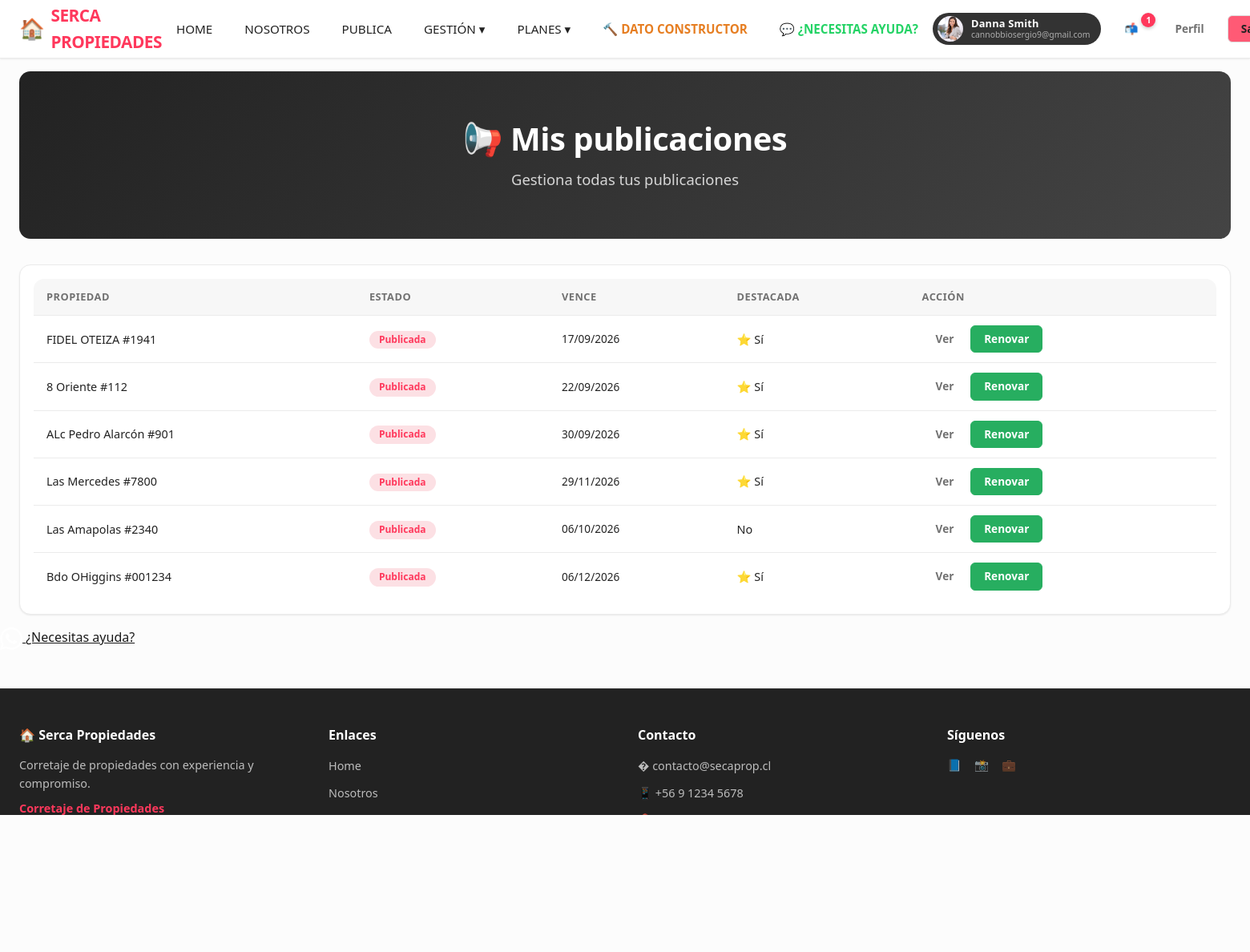
Page /gestion/publicaciones/ (signed in) on the committed database.
### a00seg/models.py (models this page shows, shortened)
class User(AbstractUser):
    ROL_CHOICES = [
        ("superadmin", "Superadmin"),
        ("gerente", "Gerente"),
        ("corredor", "Corredor"),
        ("base", "Usuario Base"),
    ]
    rol = models.CharField(max_length=20, choices=ROL_CHOICES, default="base", verbose_name="Rol")
    dni = models.CharField(max_length=20, unique=True, blank=True, null=True, verbose_name="RUT/DNI")
    cel_phone = models.CharField(max_length=20, blank=True, verbose_name="Teléfono celular")
    foto = models.ImageField(
        upload_to="usuarios/",
        blank=True,
        null=True,
        verbose_name="Foto",
    )
    domicilio = models.CharField(max_length=255, blank=True, verbose_name="Domicilio")
    curriculo = models.TextField(blank=True, verbose_name="Currículo")
    comuna = models.ForeignKey(
        Comuna, on_delete=models.SET_NULL, blank=True, null=True, verbose_name="Comuna"
    )
    valido_por = models.ForeignKey(
        "self",
        on_delete=models.SET_NULL,
        blank=True,
        null=True,
        verbose_name="Validado por",
        related_name="usuarios_validados",
    ) # Permite acceder a los usuarios validados por un usuario con user.usuarios_validados.all()
    email_confirmado = models.BooleanField(default=False, verbose_name="Email confirmado") # Permite filtrar usuarios con email confirmado usando User.objects.filter(email_confirmado=True)
    class Meta:
        verbose_name = "Usuario"
        verbose_name_plural = "Usuarios"

### a03Prop/models.py (models this page shows, shortened)
class PublicacionProp(models.Model):
    ESTADO_CHOICES = [
        ("no_iniciada", "No iniciada"),
        ("en_revision", "En revisión"),
        ("objetada", "Objetada"),
        ("publicada", "Publicada"),
        ("renovada", "Renovada"),
        ("archivada", "Archivada"),
    ]
    propiedad = models.ForeignKey(
        Propiedad, on_delete=models.CASCADE, related_name="publicaciones", verbose_name="Propiedad"
    )
    publicante = models.ForeignKey(
        "a00seg.User",
        on_delete=models.CASCADE,
        related_name="publicaciones",
        verbose_name="Publicante",
    )
    meses = models.PositiveIntegerField(default=1, verbose_name="Meses de publicación")
    es_destacada = models.BooleanField(default=False, verbose_name="¿Es destacada?")
    total_pago = models.DecimalField(
        max_digits=10, decimal_places=2, blank=True, null=True, verbose_name="Total pagado"
    )
    comprobante = models.ImageField(
        upload_to="comprobantes/",
        blank=True,
        null=True,
        verbose_name="Comprobante de pago",
    )
    inicia_at = models.DateTimeField(blank=True, null=True, verbose_name="Inicia el")
    expira_at = models.DateTimeField(blank=True, null=True, verbose_name="Expira el")
    estado = models.CharField(
        max_length=20, choices=ESTADO_CHOICES, default="no_iniciada", verbose_name="Estado"
    )
    renovacion_avisada = models.BooleanField(default=False, verbose_name="Renovación avisada")
    created_at = models.DateTimeField(auto_now_add=True, verbose_name="Fecha de creación")
    updated_at = models.DateTimeField(auto_now=True, verbose_name="Fecha de actualización")
    class Meta:
        verbose_name = "Publicación de propiedad"
        verbose_name_plural = "Publicaciones de propiedades"

class Propiedad(models.Model):
    TIPO_PROP_CHOICES = [
        ("casa", "Casa"),
        ("departamento", "Departamento"),
        ("local", "Local Comercial"),
        ("terreno", "Terreno"),
        ("oficina", "Oficina"),
        ("bodega", "Bodega"),
        ("parcela", "Parcela"),
        ("otro", "Otro"),
    ]
    TIPO_USO_CHOICES = [
        ("habitacional", "Habitacional"),
        ("comercial", "Comercial"),
        ("agro", "Agrícola"),
    ]
    TIPO_ACCION_CHOICES = [
        ("venta", "Venta"),
        ("arriendo", "Arriendo"),
        ("srt", "Short Rental Time (SRT)"),
    ]
    TIPO_MONEDA_CHOICES = [
        ("PCL", "CLP"),
        ("UF", "UF"),
        ("USD", "USD"),
    ]
    ESTADO_CHOICES = [
        ("borrador", "Borrador"),
        ("publicada", "Publicada"),
        ("archivada", "Archivada"),
    ]
    dueno = models.ForeignKey(
        "a00seg.User",
        on_delete=models.CASCADE,
        related_name="propiedades",
        verbose_name="Dueño",
    )
    calle = models.CharField(max_length=255, verbose_name="Calle / Dirección")
    numero_calle = models.CharField(max_length=20, verbose_name="Número")
    tipo_prop = models.CharField(
        max_length=20, choices=TIPO_PROP_CHOICES, verbose_name="Tipo de propiedad"
    )
    num_tipo_prop = models.CharField(
        max_length=50, blank=True, verbose_name="Número / Identificación (Dpto, Lote, etc.)"
    )
    poblacion_localidad = models.CharField(
        max_length=255, blank=True, verbose_name="Población / Localidad"
    )
    comuna = models.ForeignKey(
        "a00seg.Comuna",
        on_delete=models.SET_NULL,
        null=True,
        verbose_name="Comuna",
    )
    region = models.ForeignKey(
        "a00seg.Region",
        on_delete=models.SET_NULL,
        null=True,
        verbose_name="Región",
    )
    numero_dormitorios = models.PositiveSmallIntegerField(default=0, verbose_name="N° Dormitorios")
    numero_banos = models.PositiveSmallIntegerField(default=0, verbose_name="N° Baños")
    descripcion_propiedad = models.TextField(blank=True, verbose_name="Descripción de la propiedad")
    descripcion_entorno = models.TextField(blank=True, verbose_name="Descripción del entorno")
    servicios_prop = models.ManyToManyField(
        ServiciosProp, blank=True, verbose_name="Servicios / Características"
    )
    tipo_uso = models.CharField(
        max_length=20, choices=TIPO_USO_CHOICES, default="habitacional", verbose_name="Tipo de uso"
    )
    estado = models.CharField(
        max_length=20, choices=ESTADO_CHOICES, default="borrador", verbose_name="Estado"
    )
    tipo_accion = models.CharField(
        max_length=20, choices=TIPO_ACCION_CHOICES, verbose_name="Tipo de acción"
    )
    tipo_moneda = models.CharField(
        max_length=5, choices=TIPO_MONEDA_CHOICES, default="PCL", verbose_name="Tipo de moneda"
    )
    precio = models.DecimalField(max_digits=15, decimal_places=2, verbose_name="Precio")
    m_construidos = models.DecimalField(
        max_digits=10, decimal_places=2, blank=True, null=True, verbose_name="M² construidos"
    )
    m_terreno = models.DecimalField(
        max_digits=10, decimal_places=2, blank=True, null=True, verbose_name="M² terreno"
    )
    tiene_bodega = models.BooleanField(default=False, verbose_name="¿Tiene bodega?")
    num_estacionamientos = models.PositiveSmallIntegerField(
        default=0, verbose_name="N° Estacionamientos"
    )
    montomensual_gastoscomunes_pcl = models.DecimalField(
        max_digits=10, decimal_places=2, blank=True, null=True, verbose_name="Gastos comunes mensuales (CLP)"
    )
    montoanual_contribuciones_pcl = models.DecimalField(
        max_digits=10, decimal_places=2, blank=True, null=True, verbose_name="Contribuciones anuales (CLP)"
    )
    tipo_cierre = models.CharField(
        max_length=20,
        blank=True, null=True,
        choices=[("vendida", "Vendida"), ("arrendada", "Arrendada")],
        verbose_name="Tipo de cierre",
    )
    fecha_cierre = models.DateTimeField(blank=True, null=True, verbose_name="Fecha de cierre")
    created_at = models.DateTimeField(auto_now_add=True, verbose_name="Fecha de creación")
    updated_at = models.DateTimeField(auto_now=True, verbose_name="Fecha de actualización")
    class Meta:
        verbose_name = "Propiedad"
        verbose_name_plural = "Propiedades"
        ordering = ["-created_at"]

### a00seg/views.py (the view)
# urls.py: path('gestion/publicaciones/', views.gestion_mis_publicaciones, name='gestion_mis_publicaciones'),
@login_required
def gestion_mis_publicaciones(request):
    from a03Prop.models import PublicacionProp, CorredorProp
    if request.user.rol in ("superadmin", "gerente"):
        publicaciones = PublicacionProp.objects.all().select_related('propiedad', 'publicante')
    elif request.user.rol == "corredor":
        props_ids = CorredorProp.objects.filter(corredor=request.user).values_list('propiedad_id', flat=True)
        publicaciones = PublicacionProp.objects.filter(publicante=request.user) | PublicacionProp.objects.filter(propiedad_id__in=props_ids)
        publicaciones = publicaciones.select_related('propiedad', 'publicante').distinct()
    else:
        publicaciones = PublicacionProp.objects.filter(publicante=request.user).select_related('propiedad', 'publicante')
    return render(request, "gestion_mis_publicaciones.html", {"publicaciones": publicaciones})

### templates/gestion_mis_publicaciones.html
{% extends "base.html" %}
{% block content %}
<div class="hero-modern">
    <h1>📢 Mis publicaciones</h1>
    <p>Gestiona todas tus publicaciones</p>
</div>
<div class="card-modern">
    <div class="card-modern-body">
        <table class="table-modern">
            <thead><tr><th>Propiedad</th><th>Estado</th><th>Vence</th><th>Destacada</th><th>Acción</th></tr></thead>
            <tbody>
            {% for pub in publicaciones %}
            <tr>
                <td>{{ pub.propiedad.calle }} #{{ pub.propiedad.numero_calle }}</td>
                <td><span class="badge-modern badge-modern-primary">{{ pub.get_estado_display }}</span></td>
                <td style="font-size:0.85rem;">{{ pub.expira_at|date:"d/m/Y"|default:"-" }}</td>
                <td>{% if pub.es_destacada %}⭐ Sí{% else %}No{% endif %}</td>
                <td>
                    <a href="{% url 'detalle_propiedad' pub.propiedad.id %}" class="btn btn-ghost btn-sm">Ver</a>
                    {% if pub.estado == 'publicada' or pub.estado == 'renovada' %}
                    <a href="{% url 'renovar_publicacion' pub.id %}" class="btn btn-success btn-sm">Renovar</a>
                    {% endif %}
                </td>
            </tr>
            {% empty %}
            <tr><td colspan="5" class="empty-state-modern">No tienes publicaciones.</td></tr>
            {% endfor %}
            </tbody>
        </table>
    </div>
</div>
{% endblock %}

### templates/base.html (shortened to what this page needs)
{% load static %}
<!DOCTYPE html>
<html lang="es">
<head>
    <link rel="stylesheet" href="https://cdn.jsdelivr.net/npm/bootstrap-icons@1.11.3/font/bootstrap-icons.min.css">
    <link href="https://cdn.jsdelivr.net/npm/bootstrap@5.3.3/dist/css/bootstrap.min.css" rel="stylesheet">
    <link rel="stylesheet" href="{% static 'css/design-system.css' %}">
    <link rel="stylesheet" href="{% static 'css/style.css' %}">
</head>
<body>
    <nav class="navbar-modern">
        <div class="nav-container">
            <a href="{% url 'home' %}" class="nav-logo">
                <span style="font-size:1.6rem;">🏠</span>
                {{ site_name }}
            </a>
            <div class="nav-menu" id="navMenuModern">
                <a href="{% url 'home' %}" class="nav-link">Home</a>
                <a href="{% url 'nosotros' %}" class="nav-link">Nosotros</a>
                {% if user.is_authenticated %}
                    <a href="{% url 'publica' %}" class="nav-link">Publica</a>
                    <div class="nav-dropdown">
                        <a href="{% url 'gestion' %}" class="nav-link dropdown-trigger">Gestión ▾</a>
                    </div>
                {% else %}
                    <a href="{% url 'publica' %}?next=/login/" class="nav-link">Publica</a>
                {% endif %}
                <div class="nav-dropdown">
                    <a href="{% url 'planes' %}" class="nav-link dropdown-trigger">Planes ▾</a>
                </div>
                <a href="{% url 'lista_servicios' %}" class="nav-link" style="color:#e67e22;font-weight:700;">🔨 Dato Constructor</a>
                <a href="https://wa.me/56936916684?text=Hola!%20Tengo%20una%20consulta%20sobre%20SercaProp" target="_blank" class="nav-link" style="color:#25D366;font-weight:600;">💬 ¿Necesitas ayuda?</a>
            </div>
            <div class="nav-actions">
                {% if user.is_authenticated %}
                    <span id="navUserBadge">
                        {% if user.foto %}
                        <span class="navUserBadge-avatar" style="background-image:url('{{ user.foto.url }}');"></span>
                        {% endif %}
                        <span class="navUserBadge-text">
                            <span class="navUserBadge-name">{{ user.get_full_name|default:user.username }}</span>
                            <span class="navUserBadge-email">{{ user.email }}</span>
                        </span>
                    </span>
                    <a href="{% url 'centro_comunicaciones' %}" class="btn btn-ghost btn-sm" style="position:relative;">
                        📬
                        {% if cdc_no_leidos > 0 %}
                        <span style="position:absolute;top:-4px;right:-6px;background:var(--ds-primary);color:white;font-size:0.65rem;font-weight:700;width:18px;height:18px;border-radius:50%;display:flex;align-items:center;justify-content:center;box-shadow:0 2px 4px rgba(0,0,0,0.2);">
                            {{ cdc_no_leidos }}
                        </span>
                        {% endif %}
                    </a>
                    <a href="{% url 'perfil' %}" class="btn btn-ghost btn-sm">Perfil</a>
                    <a href="{% url 'logout' %}" class="btn btn-outline btn-sm">Salir</a>
                {% else %}
                    <a href="{% url 'login' %}" class="btn btn-ghost btn-sm">Ingresar</a>
                    <a href="{% url 'registro' %}" class="btn btn-primary btn-sm">Regístrate</a>
                {% endif %}
            </div>
        </div>
    </nav>
    <main style="max-width:1920px;margin:0 auto;padding:16px 24px;width:100%;">
        {% block content %}{% endblock %}
    </main>
    <a href="https://wa.me/56936916684?text=Hola!%20Tengo%20una%20consulta%20sobre%20SercaProp"
       class="whatsapp-float"
       target="_blank"
       rel="noopener noreferrer"
       aria-label="Contactar por WhatsApp">
        <span class="whatsapp-float-tooltip">¿Necesitas ayuda?</span>
    </a>
    <footer class="footer-modern">
        <div class="footer-modern-container">
            <div>
                <h3>🏠 {{ site_name }}</h3>
                <p style="font-size:0.9rem;color:rgba(255,255,255,0.7);margin-bottom:8px;">
                    Corretaje de propiedades con experiencia y compromiso.
                </p>
                <p style="font-weight:600;color:var(--ds-primary);font-size:0.9rem;">{{ site_slogan }}</p>
            </div>
            <div>
                <h4>Enlaces</h4>
                <ul>
                    <li><a href="{% url 'home' %}">Home</a></li>
                    <li><a href="{% url 'nosotros' %}">Nosotros</a></li>
                    <li><a href="{% url 'publica' %}">Publica</a></li>
                    <li><a href="{% url 'planes' %}">Planes</a></li>
                </ul>
            </div>
            <div>
                <h4>Contacto</h4>
                <ul>
                    <li><span style="color:rgba(255,255,255,0.7);font-size:0.9rem;">� contacto@secaprop.cl</span></li>
                    <li><span style="color:rgba(255,255,255,0.7);font-size:0.9rem;">📱 +56 9 1234 5678</span></li>
                    <li><span style="color:rgba(255,255,255,0.7);font-size:0.9rem;">📍 Santiago, Chile</span></li>
                </ul>
            </div>
            <div>
                <h4>Síguenos</h4>
                <div style="display:flex;gap:16px;font-size:1.5rem;">
                    <a href="#" aria-label="Facebook">📘</a>
                    <a href="#" aria-label="Instagram">📸</a>
                    <a href="#" aria-label="LinkedIn">💼</a>
                </div>
            </div>
        </div>
        <div class="footer-modern-bottom">
        </div>
    </footer>
</body>
</html>

### rows in the picture
User: foto (picture), get_full_name "Danna Smith", email "cannobbiosergio9@gmail.com"
PublicacionProp: propiedad.calle "FIDEL OTEIZA", propiedad.numero_calle "1941", estado "Publicada", expira_at "17/09/2026", es_destacada "⭐ Sí", shows "Renovar"
PublicacionProp: propiedad.calle "8 Oriente", propiedad.numero_calle "112", estado "Publicada", expira_at "22/09/2026", es_destacada "⭐ Sí", shows "Renovar"
PublicacionProp: propiedad.calle "ALc Pedro Alarcón", propiedad.numero_calle "901", estado "Publicada", expira_at "30/09/2026", es_destacada "⭐ Sí", shows "Renovar"
PublicacionProp: propiedad.calle "Las Mercedes", propiedad.numero_calle "7800", estado "Publicada", expira_at "29/11/2026", es_destacada "⭐ Sí", shows "Renovar"
PublicacionProp: propiedad.calle "Las Amapolas", propiedad.numero_calle "2340", estado "Publicada", expira_at "06/10/2026", es_destacada "No", shows "Renovar"
PublicacionProp: propiedad.calle "Bdo OHiggins", propiedad.numero_calle "001234", estado "Publicada", expira_at "06/12/2026", es_destacada "⭐ Sí", shows "Renovar"

### other values in the picture
{{ site_name }} "SERCA PROPIEDADES"
{{ cdc_no_leidos }} "1"
{{ site_name }} "Serca Propiedades"
{{ site_slogan }} "Corretaje de Propiedades"
